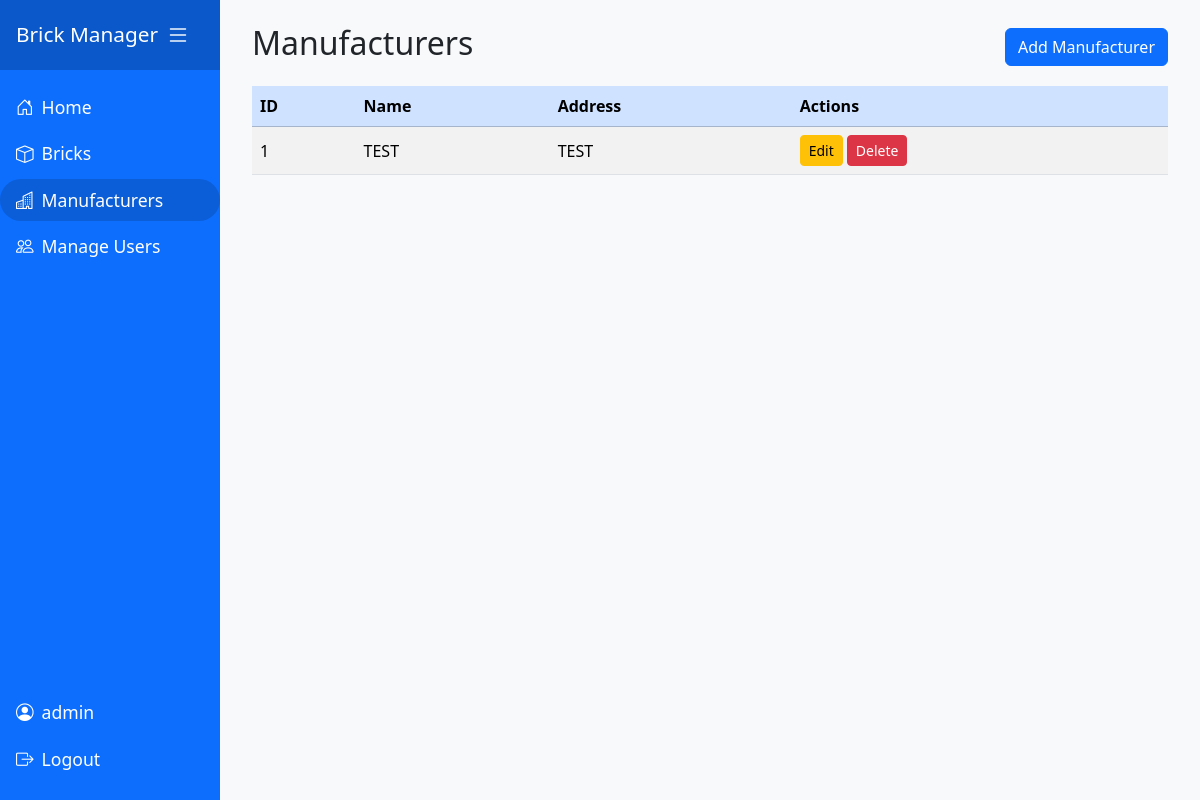
/manufacturers (signed in), run on an earlier commit of the app's database.
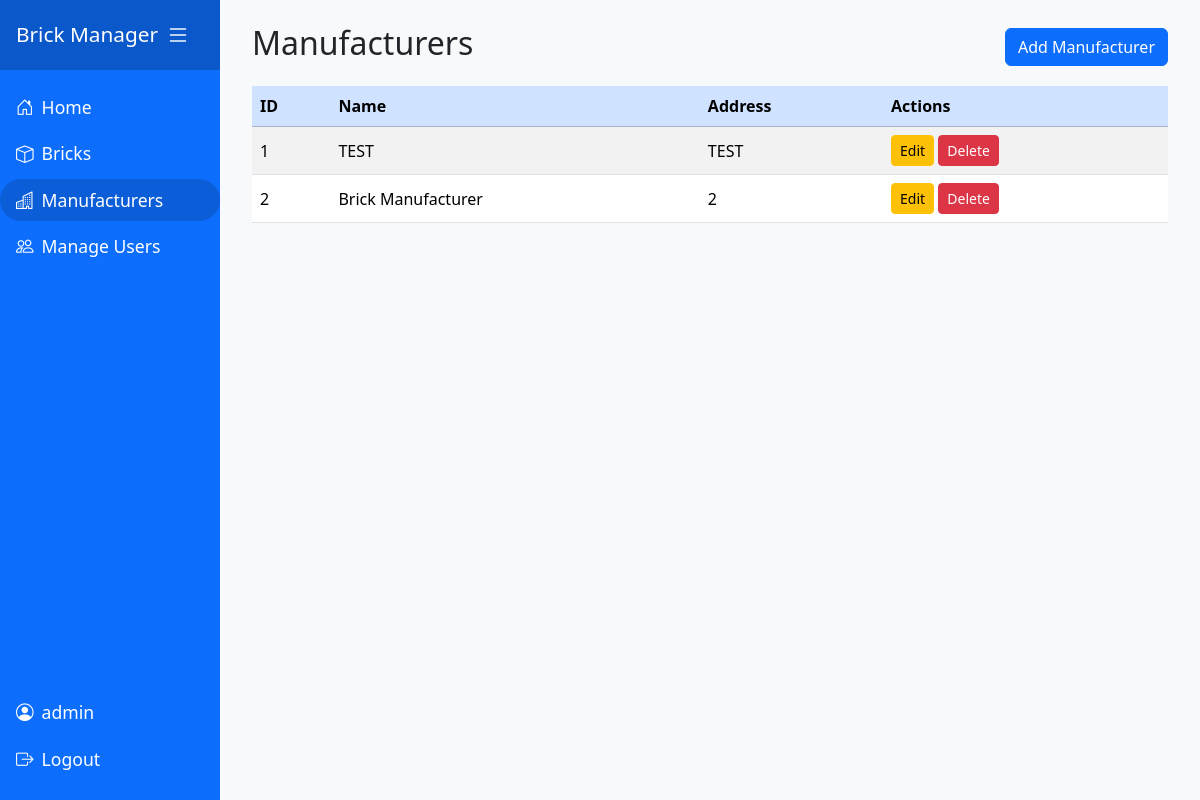
And on a later commit of the database.
### models.py (models this page shows)
class Manufacturer(db.Model):
    id = db.Column(db.Integer, primary_key=True)
    name = db.Column(db.String(150), nullable=False, unique=True)
    address = db.Column(db.String(250), nullable=False)
    bricks = db.relationship('Brick', backref='manufacturer', lazy=True)

### manufacturers.py (the view)
@manufacturers_bp.route('/manufacturers')
def manufacturers():
    allManufacturers = Manufacturer.query.all()
    return render_template('manufacturers.html', manufacturers=allManufacturers)

### app.py (called while the page is built)
@app.before_request
def require_login():
    allowedRoutes = ['users.login']
    endpoint = request.endpoint
    if endpoint is None:
        return  # Let Flask handle it
    if endpoint in allowedRoutes or endpoint.startswith('static'):
        return  # Allow access
    if not session.get('userId'):
        return redirect(url_for('users.login', next=request.url))

### templates/manufacturers.html (shortened to what this page needs)
{% extends 'base.html' %}
{% block content %}
<div class="d-flex justify-content-between align-items-center mb-3">
    <h2>Manufacturers</h2>
    {% if session.get('userId') %}
    <a href="{{ url_for('manufacturers.addManufacturer') }}" class="btn btn-primary">Add Manufacturer</a>
    {% endif %}
</div>
<div class="table-responsive">
    <table class="table table-striped table-hover align-middle">
        <thead class="table-primary">
            <tr>
                <th>ID</th>
                <th>Name</th>
                <th>Address</th>
                {% if session.get('userId') %}
                <th>Actions</th>
                {% endif %}
            </tr>
        </thead>
        <tbody>
        {% for m in manufacturers %}
            <tr>
                <td>{{ m.id }}</td>
                <td>{{ m.name }}</td>
                <td>{{ m.address }}</td>
                {% if session.get('userId') %}
                <td>
                    <a href="{{ url_for('manufacturers.editManufacturer', id=m.id) }}" class="btn btn-sm btn-warning">Edit</a>
                    <a href="{{ url_for('manufacturers.deleteManufacturer', id=m.id) }}" class="btn btn-sm btn-danger"
                       onclick="return confirm('Are you sure you want to delete this manufacturer?');">Delete</a>
                </td>
                {% endif %}
            </tr>
        {% endfor %}
        </tbody>
    </table>
</div>
{% endblock %}

### templates/base.html (shortened to what this page needs)
<!DOCTYPE html>
<html lang="en">
<head>
    <link href="https://cdn.jsdelivr.net/npm/bootstrap@5.3.2/dist/css/bootstrap.min.css" rel="stylesheet">
    <link rel="stylesheet" href="{{ url_for('static', filename='css/sidebar.css') }}">
    <link rel="stylesheet" href="{{ url_for('static', filename='css/flash.css') }}">
</head>
<body>
    <div class="d-flex">
        <nav id="sidebar" class="sidebar d-flex flex-column">
            <div>
                <div class="sidebar-header d-flex align-items-center justify-content-between">
                    <span>Brick Manager</span>
                    <button class="sidebar-toggler" id="sidebarCollapse" aria-label="Toggle sidebar">
                        <i class="bi bi-list"></i>
                    </button>
                </div>
                <ul class="nav flex-column mt-3">
                    <li class="nav-item">
                        <a class="nav-link {% if request.endpoint == 'index' %}active{% endif %}" href="{{ url_for('index') }}">
                            <i class="bi bi-house-door rounded-pill"></i> <span>Home</span>
                        </a>
                    </li>
                    <li class="nav-item">
                        <a class="nav-link {% if request.endpoint == 'bricks.bricks' %}active{% endif %}" href="{{ url_for('bricks.bricks') }}">
                            <i class="bi bi-box rounded-pill"></i> <span>Bricks</span>
                        </a>
                    </li>
                    <li class="nav-item">
                        <a class="nav-link {% if request.endpoint == 'manufacturers.manufacturers' %}active{% endif %}" href="{{ url_for('manufacturers.manufacturers') }}">
                            <i class="bi bi-buildings"></i> <span>Manufacturers</span>
                        </a>
                    </li>
                    {% if session.get('isAdmin') %}
                    <li class="nav-item">
                        <a class="nav-link {% if request.endpoint == 'manage_users.users' %}active{% endif %}" href="{{ url_for('manage_users.users') }}">
                            <i class="bi bi-people"></i> <span>Manage Users</span>
                        </a>
                    </li>
                    {% endif %}
                </ul>
            </div>
            <div class="mt-auto mb-3">
                {% if session.get('userName') %}
                <ul class="nav flex-column">
                    <li class="nav-item">
                        <span class="nav-link disabled">
                            <i class="bi bi-person-circle rounded-pill"></i> <span>{{ session['userName'] }}</span>
                        </span>
                    </li>
                    <li class="nav-item">
                        <a class="nav-link" href="{{ url_for('users.logout') }}">
                            <i class="bi bi-box-arrow-right rounded-pill"></i> <span>Logout</span>
                        </a>
                    </li>
                </ul>
                {% endif %}
            </div>
        </nav>
        <div id="content" class="content-area flex-grow-1">
                {% set messages = get_flashed_messages(with_categories=true) %}
            <div class="container mt-4 content-inner">
                {% block content %}{% endblock %}
            </div>
        </div>
    </div>
    <link rel="stylesheet" href="https://cdn.jsdelivr.net/npm/bootstrap-icons@1.11.3/font/bootstrap-icons.css">
</body>
</html>

### static/css/sidebar.css (style rules this page uses)
body { min-height: 100vh; background: #f8f9fa; }
.sidebar { min-width: 220px; max-width: 220px; min-height: 100vh; background: #0d6efd; color: #fff; transition: all 0.3s; }
.sidebar .nav-link { color: #fff; font-size: 1.1rem; border-radius: 2rem; margin-bottom: 0.25rem; transition: background 0.2s, color 0.2s; display: flex; align-items: center; gap: 0.5rem; }
.sidebar .nav-link.active, .sidebar .nav-link:hover { background: #0b5ed7; color: #fff; }
.sidebar .sidebar-header { font-size: 1.3rem; padding: 1rem; text-align: center; background: #0a58ca; }
.sidebar-toggler { background: none; border: none; color: #fff; font-size: 1.5rem; margin-right: 0.5rem; }
.content-area { margin-left: 0px; min-height: 100vh; display: flex; transition: margin-left 0.3s; }
.content-inner { width: 100%; margin: 20px; max-width: none; }

What changed in the data, as far as the page shows it:
added Manufacturer: id "2", name "Brick Manufacturer", address "2"
